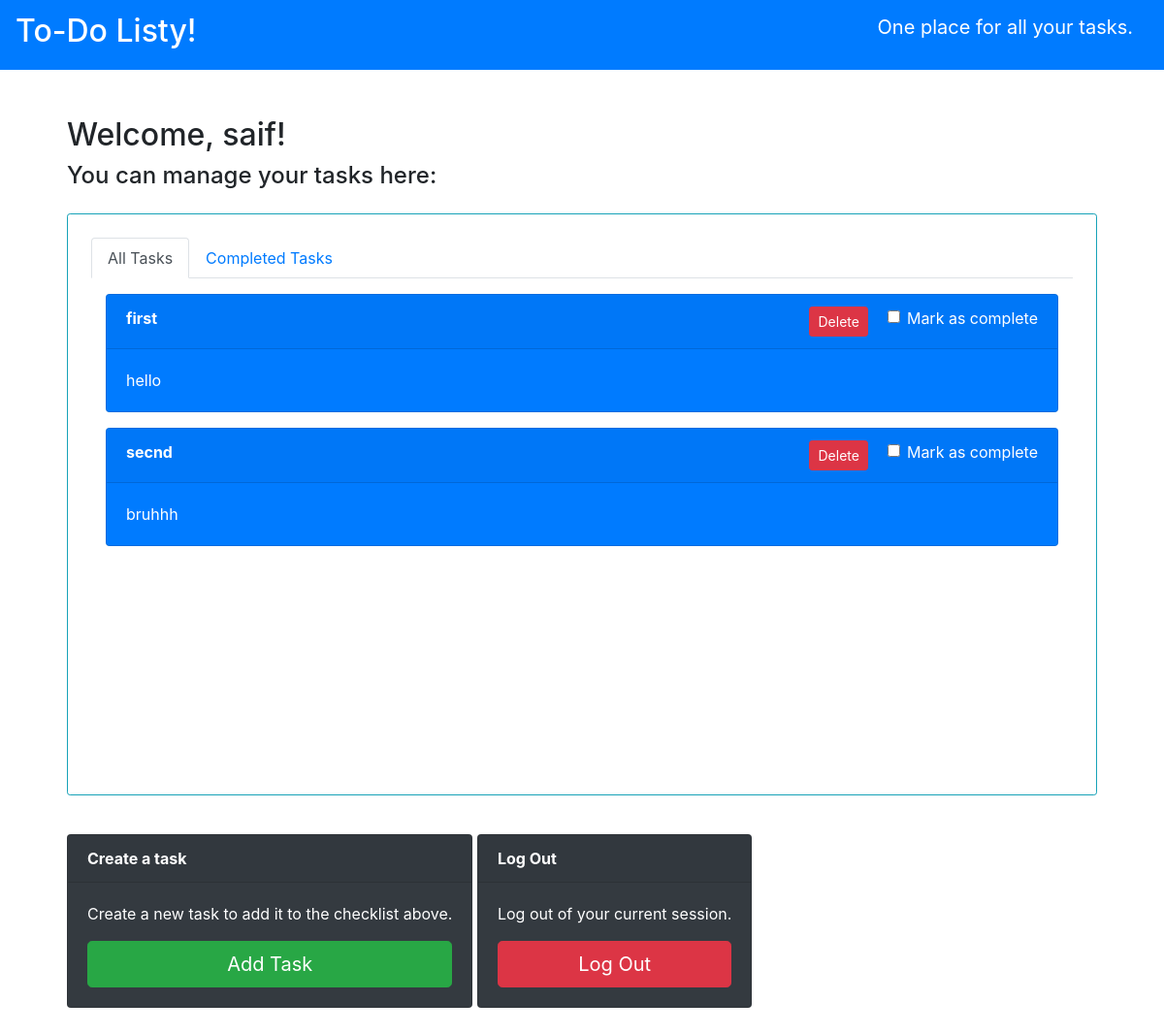
Before: / (signed in) with the older database file.
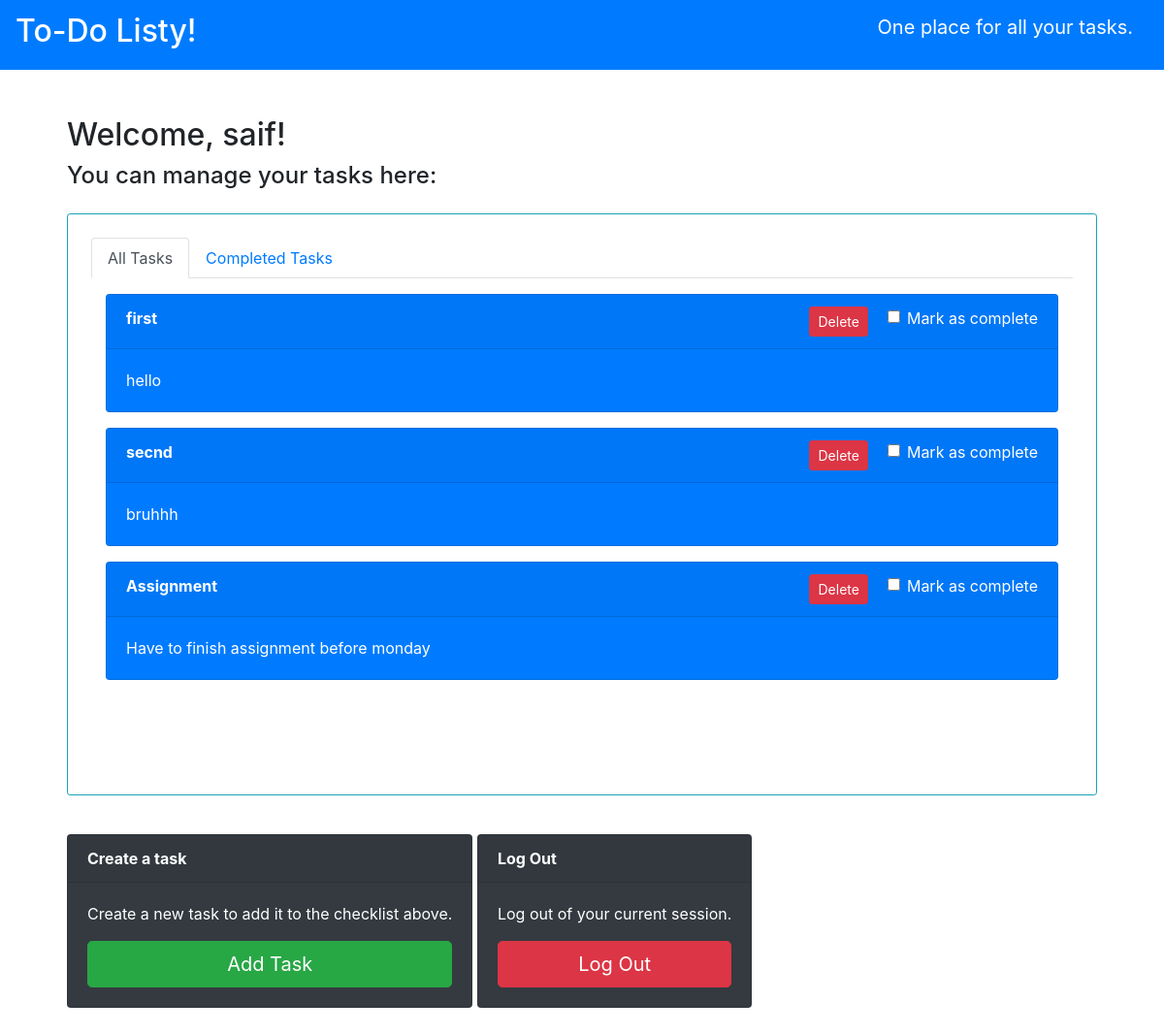
After: the same page with the newer database file.
### todolist/models.py (models this page shows, shortened)
class Tasks(models.Model):
    title = models.CharField(max_length = 100)
    body = models.TextField()
    date_created = models.DateTimeField(default=timezone.now)
    completed = models.BooleanField(default= False)
    creator = models.ForeignKey(User, on_delete=models.CASCADE)

### todolist/views.py (the view)
# urls.py: 2. Add a URL to urlpatterns:  path('', views.home, name='home')
@login_required
def home(req):
    user = req.user
    view_ct = req.GET.get('view', None)
    tasks = getTaskSet(user, view_ct)
    ctx = {
            'title':'To-Do Listy-Home',
            'tasks':tasks,
            'view':view_ct
        }
    return render(req, 'todolist/home.html', context = ctx)

### todolist/views.py (called while the page is built)
def getTaskSet(user, view_ct):
    tasks = user.tasks_set.all()
    if view_ct:
        tasks = tasks.filter(completed=True)
    else:
        tasks = tasks.filter(completed=False)
    return tasks

### todolist/templates/todolist/home.html (shortened to what this page needs)
{% extends "todolist/base.html" %}
{% block content %}
{% load static %}
<div class="p-4 my-4 text-black">
  <h2>Welcome, {{user.username}}!</h2>
  <h4>You can manage your tasks here:</h4>
  <div class="p-4 my-4 mx-auto w-70 border border-info rounded-sm" style="height:600px">
    <ul class="nav nav-tabs">
      <li class="nav-item">
        <a class="nav-link {%if not view%}active{%endif%}" href="/">All Tasks</a>
      </li>
      <li class="nav-item">
        <a class="nav-link {%if view%}active{%endif%}" href="/?view=completed_tasks">Completed Tasks</a>
      </li>
    </ul>
    {%if not view%}
      <div class="container overflow-auto" style="max-height: 500px;">
        {% for i in tasks %}
        <div class="card my-3 text-white bg-primary mb-3 ">
          <div class="card-header d-inline-block" id="{{i.id}}"><strong>{{i.title}}</strong>
            <div class="form-check d-inline-block float-right ml-2">
              <input type="checkbox" class="form-check-input cb completed">
              <label class="form-check-label cb-label" for="completed">Mark as complete</label>
            </div>
            <div class="d-inline-block float-right mr-1">
              <button type="button" class="btn btn-danger btn-sm mx-2" id="delete">Delete</button>
            </div>
          </div>
          <div class="card-body">
            <p class="card-text">{{i.body}}</p>
          </div>
        </div>
        {% endfor %}
      </div>
    {%endif%}
  </div>
  <div class="card text-white bg-dark mx-auto my-3 d-inline-block">
    <strong><div class="card-header">Create a task</div></strong>
    <div class="card-body">
      <p class="card-text">Create a new task to add it to the checklist above.</p>
      <a href="/add{%if view%}?view=completed_tasks{%endif%}"><button type="button" class="btn btn-success btn-lg btn-block">Add Task</button></a>
    </div>
  </div>
  <div class="card text-white bg-dark mx-auto my-3 d-inline-block" >
    <strong><div class="card-header">Log Out</div></strong>
    <div class="card-body">
      <p class="card-text">Log out of your current session.</p>
      <a href="/logout"><button type="button" class="btn btn-danger btn-lg btn-block">Log Out</button></a>
    </div>
  </div>
{% endblock content%}

### todolist/templates/todolist/base.html (shortened to what this page needs)
{% load static %}
<!DOCTYPE html>
<html lang="en" dir="ltr">
  <head>
    <link rel="stylesheet" href="https://stackpath.bootstrapcdn.com/bootstrap/4.5.2/css/bootstrap.min.css">
    <link rel="stylesheet" href="{% static 'todolist/main.css' %}">
    <nav class="navbar sticky-top navbar-dark bg-primary">
      <a class="navbar-brand" href="/"><h2>To-Do Listy!</h2></a>
      <p class="navbar-brand"> One place for all your tasks.</p>
    </nav>
  </head>
  <body>
    <div class="container my-3">
      {% block content %}
      {% endblock %}
    </div>
  </body>
</html>

Changed rows visible on the page:
added Tasks: title "Assignment", body "Have to finish assignment before monday"
